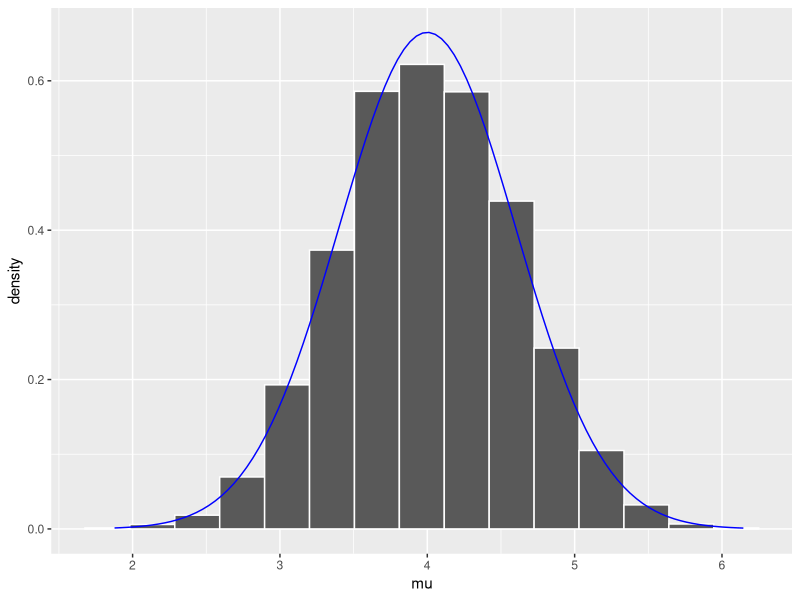

Here is the R script that generated this plot:
# Imports
library(tidyverse)

set.seed(84735)
mc_tour = data.frame(mu = rnorm(5000, mean = 4, sd = 0.6))
ggplot(mc_tour, aes(x = mu)) + 
  geom_histogram(aes(y = ..density..), color = "white", bins = 15) + 
  stat_function(fun = dnorm, args = list(4, 0.6), color = "blue")

# Sampling uniformly a new position
current = 3
set.seed(8)
proposal = runif(1, min = current - 1, max = current + 1)
proposal

# Evaluating the plausibility of the current and old position
proposal_plaus = dnorm(proposal, 0, 1) * dnorm (6.25, proposal, 0.75)
proposal_plaus
current_plaus = dnorm(current, 0, 1) * dnorm(6.25, current, 0.75)
current_plaus

# Simulation: should we stay in the old position, or go the new one?
alpha = min(1, proposal_plaus/current_plaus)
alpha

next_stop = sample(c(proposal, current), size = 1, prob = c(alpha, 1 - alpha))
next_stop

# Defining a function packing all of this at once
one_mh_iteration = function(w, current){
  # 1. Proposing the next chain location (uniformly at random)
  proposal = runif(1, min = current - w, max = current + w)
  
  # 2. Calculate plausibility
  proposal_plaus = dnorm(proposal, 0, 1) * dnorm(6.25, proposal, 0.75)
  current_plaus = dnorm(current, 0, 1) * dnorm(6.25, current, 0.75)
  
  # 3. Running simulation
  alpha = min(1, proposal_plaus/current_plaus)
  next_stop = sample(c(proposal, current), size = 1, prob = c(alpha, 1-alpha))
  
  return (data.frame(proposal, alpha, next_stop))
}

one_mh_iteration(w=1, current=3)
set.seed(83)
one_mh_iteration(w=1, current=3)
